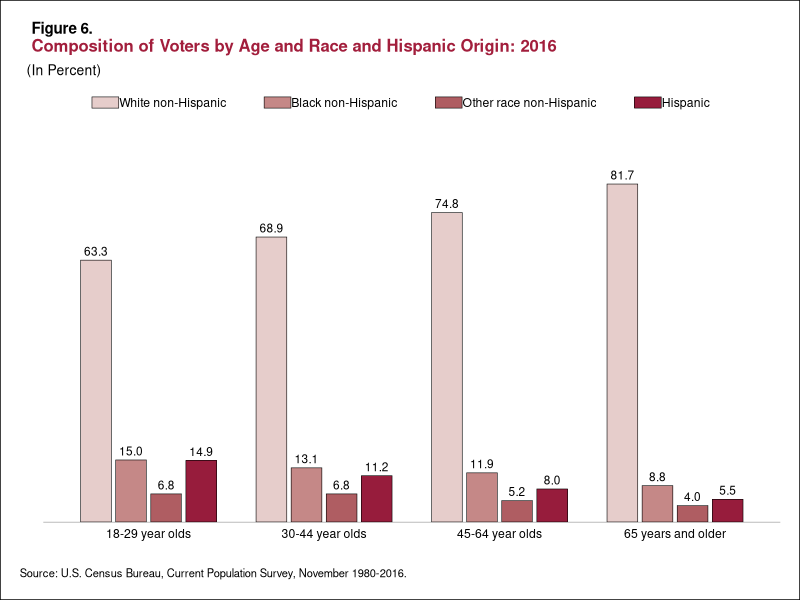

Write R code to recreate this figure.
## ---- chunk 1
knitr::opts_chunk$set(echo = TRUE)
## ---- chunk 2
library(tidyverse)

library(ggtext)



# Colors from https://imagecolorpicker.com/
# Main text: #a21e3c
# Noncit: #af5d62
# No resp: #e6cdcb
# Nonvote: #c58887
# Voters: #971c3c
## ---- chunk 3
age_groups= c("18-29 year olds", "30-44 year olds", "45-64 year olds", "65 years and older")
types= c("White non-Hispanic", "Black non-Hispanic", "Other race non-Hispanic", "Hispanic")

pop_colors <- c("#e6cdcb", "#c58887", "#af5d62", "#971c3c")


vote_data<- tibble(
  vote_type = rep(types, 4),
  pop_groups= rep(age_groups, c(4,4,4,4)),
  amount= c(63.3, 15.0, 6.8, 14.9, 68.9, 13.1, 6.8, 11.2, 74.8, 11.9, 5.2, 8.0, 81.7, 8.8, 4.0,5.5), 
  amount1= c("63.3", "15.0", "6.8", "14.9", "68.9", "13.1", "6.8", "11.2", "74.8", "11.9", "5.2", "8.0", "81.7", "8.8", "4.0","5.5"),
  fill= rep(pop_colors, 4)
)
vote_labels <- tibble(
  vote_type= factor(types, levels= types),
)
vote_data<- vote_data%>%
  mutate(vote_type = factor(vote_type, levels= types),
         pop_groups= factor(pop_groups, levels= age_groups),
         fill= factor(fill, levels= pop_colors))
vote_data
area<- (ggplot(vote_data, aes(x = pop_groups, 
                      y = amount, 
                      fill = fill, 
                      label = amount1)) +
 geom_text(size = 3, 
            position = position_dodge(width=.8), aes(y= amount, hjust= .5), vjust =-.5, color= "black")+
  geom_col(color = "black", size= .2,width= .7, position= position_dodge(width= .8)) +
  scale_fill_manual(values = pop_colors) 
+
 labs(title = "<span style = 'font-size:11pt; color:#000000'><b>Figure 6.</span></p><p><span style = 'font-size:12pt; color:#a21e3c'><b>Composition of Voters by Age and Race and Hispanic Origin: 2016</span></p>",
       subtitle = "<span style = 'font-size:10pt; color:#000000'>(In Percent)</span>",
       y = "",
       x = "",
       caption = "Source: U.S. Census Bureau, Current Population Survey, November 1980-2016.") + scale_fill_manual(labels= types, values= pop_colors, name = ""))

new<- (area + theme_classic()+
  theme(
           # Needed for using HTML syntax in plot title
           # plot.title = element_markdown(), 
           # Cleaned up some redundancies and combined your theme changes into one layer
           panel.grid = element_blank(),
           plot.background = element_rect(fill = "white", color = "black"),
           panel.grid.major = element_blank(),
           panel.grid.minor = element_blank(),
           plot.title = element_markdown(hjust= .05),
           plot.title.position = "plot",
           plot.caption.position = "plot",
           plot.subtitle = element_markdown(hjust=.01), 
           plot.caption = element_text(size = 8, color = "black", hjust = 0),
           axis.ticks = element_blank(),
           axis.line.y = element_blank(),
           axis.text.y= element_blank(),
           axis.line.x = element_line(size=.1),
           axis.text.x= element_text(color= "black"),
           legend.key.height= unit(.2, 'cm'), legend.key.width= unit(.7, 'cm'),
           legend.spacing.x = unit(.1, 'cm'),
            plot.margin = unit(c(.5,.5,.5,.5), "cm"),
           legend.position="top",
           legend.text=element_text(margin=margin(r=.3,unit="inch")))
+ scale_x_discrete(expand=c(.2,0))
+ guides(fill = guide_legend(byrow = TRUE))
+ scale_y_continuous(expand = expansion(mult = c(0, .15))))
new





